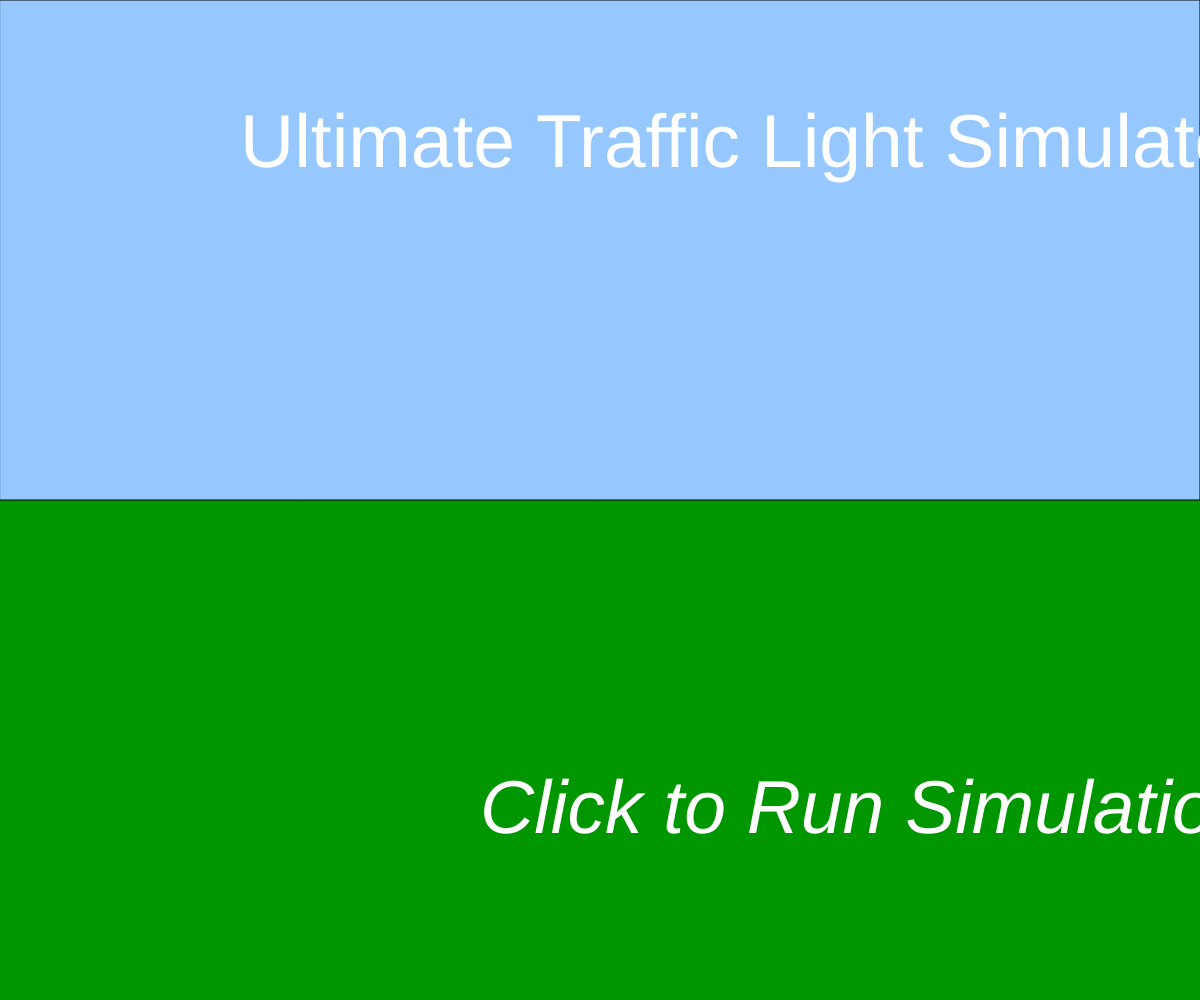
Frame 1 (no input)
Frame 60 (no input): identical to frame 1, image omitted
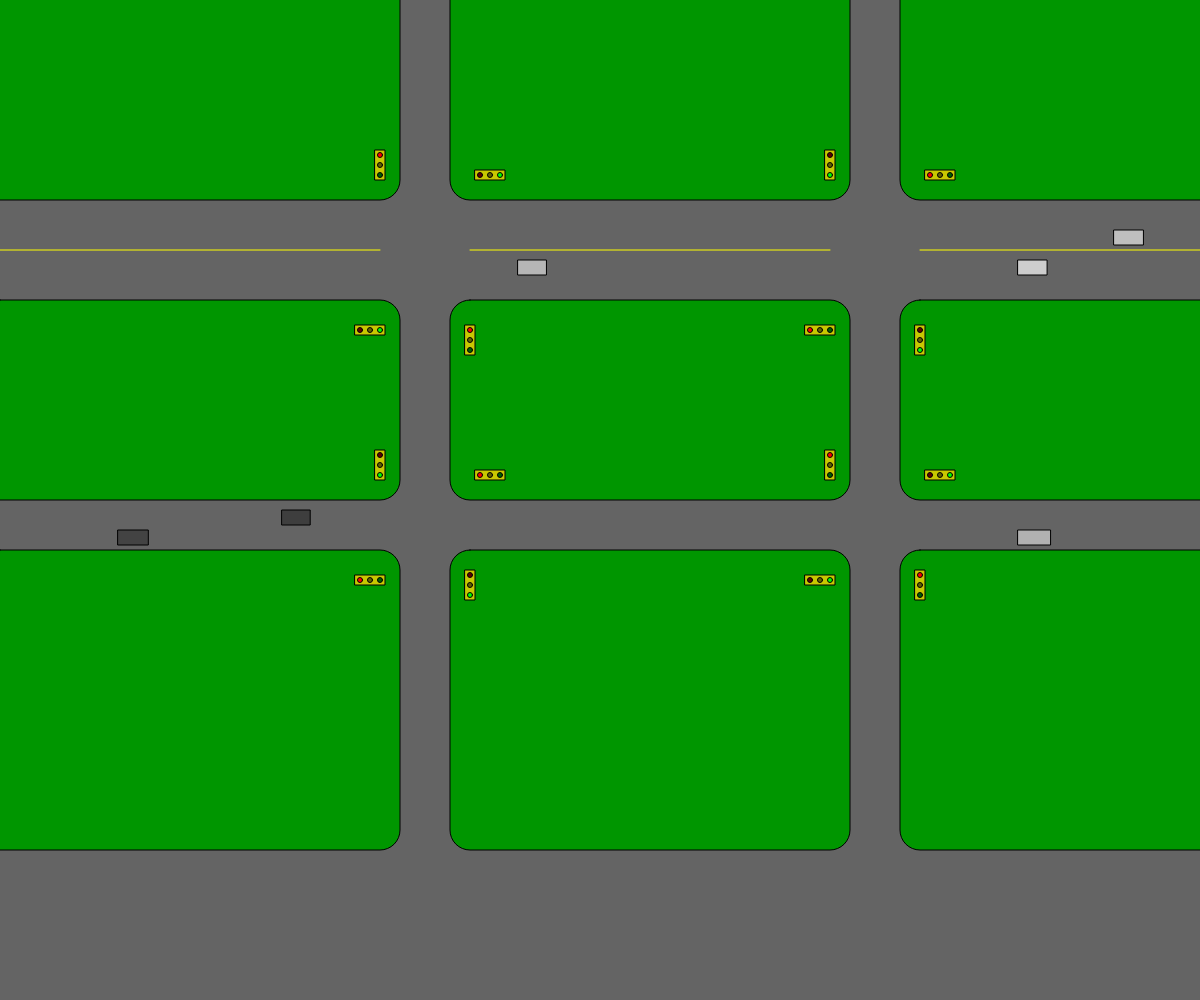
Frame 120 (the mouse pressed at the canvas centre since frame 60)

The p5.js sketch that drew these frames (run headless with seeded random() and noise() and a simulated clock; from frame 60 on, the mouse is pressed at the canvas centre):

// p5.js sketch
// ── sketch.js
// Super Ultimate Epic Traffic Light Simulator For People.
// Ammar Zaidi
// Date: Jan/13/2019
//
// Extra for Experts:
// - describe what you did to take this project "above and beyond"
let stateTitleScreen;
let state;
let stateX;
let lastTimeSwitchedColor = 0;
let lastTimeSwitchedColorX = 0;
let RED_LIGHT_DURATION = 8000;
let GREEN_LIGHT_DURATION = 6000;
let YELLOW_LIGHT_DURATION = 2000;
let elapsedTime;
let elapsedTimeX;
let intersection1lightx = 375;
let intersection1lighty = 150;
let intersection2lightx = 825;
let intersection2lighty = 150;
let intersection3lightx = 375;
let intersection3lighty = 450;
let intersection4lightx = 825;
let intersection4lighty = 450;
let x;
let y;
let dy;
let dx;
let carArray = [];
let turn = 0;
let forward = 1;
let turnright = 2;
let turnleft = 3;
let choice;
class Car{
  constructor(x, y, state, color, carwidth, carlength){
	this.x = x;
	this.y = y;
	this.dx = 2;
	this.dy = 2;
	this.color = color;
	this.state = state;
	this.stateturn = forward;
	this.carwidth = carwidth;
	this.carlength = carlength;
  }
  display(){
	fill(this.color);
	if (this.state === 2 || this.state === 4){
  	rect(this.x,this.y,this.carlength,this.carwidth);
	}
	else if (this.state === 1 || this.state === 3){
  	rect(this.x,this.y,this.carwidth,this.carlength);
	}
  }
  update(){
	if (this.stateturn === forward){
  	if (this.state === 2){
    	if (this.y === 260){
      	if (this.x+30 === 390){
        	if (stateX === 1 || stateX === 3){
          	this.x;
        	}
        	else{
          	choice = random(1, 2);
          	if (choice > 1.5){
            	this.x += this.dx;
          	}
          	else if (choice <= 2){
            	this.stateturn = turnleft;
          	}
        	}
      	}
      	else if (this.x+30 === 840){
        	if (state === 1 || state === 3){
          	this.x;
        	}
        	else{
          	choice = random(1, 2);
          	if (choice > 1.5){
            	this.x += this.dx;
          	}
          	else if (choice <= 1.5){
            	this.stateturn = turnleft;
          	}
        	}
      	}
      	else{
        	this.x += this.dx;
      	}
    	}
    	else if(this.y === 280){
      	if (this.x+30 === 400){
        	if (stateX === 1 || stateX === 3){
          	this.x;
        	}
        	else{
          	this.stateturn = turnright;
        	}
      	}
      	else if (this.x === 810){
        	if (state === 1 || state === 3){
          	this.x;
        	}
        	else{
          	this.stateturn = turnright;
        	}
      	}
      	else{
        	this.x += this.dx;
      	}
    	}
    	else if (this.y === 530){
      	if (this.x+30 === 390){
        	if (state === 1 || state === 3){
          	this.x;
        	}
        	else{
          	choice = random(1, 2);
          	if (choice > 1.6 ){
            	this.x += this.dx;
          	}
          	else if (choice > 1.3){
            	this.stateturn = turnright;
          	}
          	else if (choice <= 1.3){
            	this.stateturn = turnleft;
          	}
        	}
      	}
      	else if (this.x+30 === 840){
        	if (stateX === 1 || stateX === 3){
          	this.x;
        	}
        	else{
          	choice = random(1, 2);
          	if (choice > 1.6 ){
            	this.x += this.dx;
          	}
          	else if (choice > 1.3){
            	this.stateturn = turnright;
          	}
          	else if (choice <= 1.3){
            	this.stateturn = turnleft;
          	}
        	}
      	}
      	else{
        	this.x += this.dx;
      	}
    	}
  	}
  	else if (this.state === 3){
    	if (this.x === 404){
      	if (this.y === 160){
        	if (state === 1 || state === 3){
          	this.y;
        	}
        	else{
          	choice = random(1, 2);
          	if (choice > 1.6){
            	this.y += this.dy;
          	}
          	else if (choice > 1.3){
            	this.stateturn = turnleft;
          	}
          	else if (choice <= 1.3){
            	this.stateturn = turnright;
          	}
        	}
      	}
      	else if (this.y === 460){
        	if (stateX === 1 || stateX === 3){
          	this.y;
        	}
        	else{
          	choice = random(1, 2);
          	if (choice > 1.6){
            	this.y += this.dy;
          	}
          	else if (choice > 1.3){
            	this.stateturn = turnleft;
          	}
          	else if (choice <= 1.3){
            	this.stateturn = turnright;
          	}
        	}
      	}
      	else{
        	this.y += this.dy;
      	}
    	}
    	if (this.x === 854){
      	if (this.y === 160){
        	if (stateX === 1 || stateX === 3){
          	this.y;
        	}
        	else{
          	choice = random(1, 2);
          	if (choice > 1.6){
            	this.y += this.dy;
          	}
          	else if (choice > 1.3){
            	this.stateturn = turnleft;
          	}
          	else if (choice <= 1.3){
            	this.stateturn = turnright;
          	}
        	}
      	}
      	else if (this.y === 460){
        	if (state === 1 || state === 3){
          	this.y;
        	}
        	else{
          	choice = random(1, 2);
          	if (choice > 1.6){
            	this.y += this.dy;
          	}
          	else if (choice > 1.3){
            	this.stateturn = turnleft;
          	}
          	else if (choice <= 1.3){
            	this.stateturn = turnright;
          	}
        	}
      	}
      	else{
        	this.y += this.dy;
      	}
    	}
  	}
  	else if (this.state === 4){
    	if (this.y === 230){
      	if (this.x === 460){
        	if (stateX === 1 || stateX === 3){
          	this.x;
        	}
        	else{
          	choice = random(1, 2);
          	if (choice > 1.5){
            	this.x -= this.dx;
          	}
          	else if (choice <= 1.5){
            	this.stateturn = turnleft;
          	}
        	}
      	}
      	else if (this.x === 910){
        	if (state === 1 || state === 3){
          	this.x;
        	}
        	else{
          	choice = random(1, 2);
          	if (choice > 1.5){
            	this.x -= this.dx;
          	}
          	else if (choice <= 2){
            	this.stateturn = turnleft;
          	}
        	}
      	}
      	else {
        	this.x -= this.dx;
      	}
    	}
    	else if(this.y === 210){
      	if (this.x === 460){
        	if (stateX === 1 || stateX === 3){
          	this.x;
        	}
        	else{
          	this.stateturn = turnright;
        	}
      	}
      	else if (this.x === 910){
        	if (state === 1 || state === 3){
          	this.x;
        	}
        	else{
          	this.stateturn = turnright;
        	}
      	}
      	else{
        	this.x -= this.dx;
      	}
    	}
    	else if (this.y === 510){
      	if (this.x === 460){
        	if (state === 1 || state === 3){
          	this.x;
        	}
        	else{
          	choice = random(1, 2);
          	if (choice > 1.6){
            	this.x -= this.dx;
          	}
          	else if (choice <= 1.3){
            	this.stateturn = turnright;
          	}
          	else if (choice <= 1.6){
            	this.stateturn = turnleft;
          	}
        	}
      	}
      	else if (this.x === 910){
        	if (stateX === 1 || stateX === 3){
          	this.x;
        	}
        	else{
          	choice = random(1, 2);
          	if (choice > 1.5){
            	this.x -= this.dx;
          	}
          	else if (choice <= 2){
            	this.stateturn = turnleft;
          	}
        	}
      	}
      	else {
        	this.x -= this.dx;
      	}
    	}
  	}
  	else if (this.state === 1){
    	if (this.x === 424){
      	if (this.y === 320){
        	if (state === 1 || state === 3){
          	this.y;
        	}
        	else{
          	choice = random(1, 2);
          	if (choice > 1.6){
            	this.y -= this.dy;
          	}
          	else if (choice > 1.3){
            	this.stateturn = turnleft;
          	}
          	else if (choice <= 1.3){
            	this.stateturn = turnright;
          	}
        	}
      	}
      	else if (this.y === 560){
        	if (stateX === 1 || stateX === 3){
          	this.y;
        	}
        	else{
          	choice = random(1, 2);
          	if (choice > 1.6){
            	this.y -= this.dy;
          	}
          	else if (choice > 1.3){
            	this.stateturn = turnleft;
          	}
          	else if (choice <= 1.3){
            	this.stateturn = turnright;
          	}
        	}
      	}
      	else{
        	this.y -= this.dy;
      	}
    	}
    	else if (this.x === 874){
      	if (this.y === 320){
        	if (stateX === 1 || stateX === 3){
          	this.y;
        	}
        	else{
          	choice = random(1, 2);
          	if (choice > 1.6){
            	this.y -= this.dy;
          	}
          	else if (choice > 1.3){
            	this.stateturn = turnleft;
          	}
          	else if (choice <= 1.3){
            	this.stateturn = turnright;
          	}
        	}
      	}
      	else if (this.y === 560){
        	if (state === 1 || state === 3){
          	this.y;
        	}
        	else{
          	choice = random(1, 2);
          	if (choice > 1.6){
            	this.y -= this.dy;
          	}
          	else if (choice > 1.3){
            	this.stateturn = turnleft;
          	}
          	else if (choice <= 1.3){
            	this.stateturn = turnright;
          	}
        	}
      	}
      	else{
        	this.y -= this.dy;
      	}
    	}
  	}
	}
	//The following code is to turn right at each intersection and from each direction.
	else if (this.stateturn === turnright){
  	if (this.state === 2){
    	if (this.x + 30 === 434){
      	this.state = 3;
      	this.stateturn = forward;
    	}
    	else {
      	this.x += this.dx;
    	}
  	}
  	else if (this.state === 3){
    	if (this.y === 210){
      	this.state = 4;
      	this.stateturn = forward;
    	}
    	else if (this.y === 510){
      	this.state = 4;
      	this.stateturn = forward;
    	}
    	else {
      	this.y += this.dy;
    	}
  	}
  	else if (this.state === 4){
    	if (this.x === 424){
      	this.state = 1;
      	this.stateturn = forward;
    	}
    	else if (this.x === 874){
      	this.state = 1;
      	this.stateturn = forward;
    	}
    	else {
      	this.x -= this.dx;
    	}
  	}
  	else if (this.state === 1){
    	if (this.y === 280){
      	this.state = 2;
      	this.stateturn = forward;
    	}
    	else if (this.y === 530){
      	this.state = 2;
      	this.stateturn = forward;
    	}
    	else {
      	this.y -= this.dy;
    	}
  	}
	}
	//The following code is to turn left at each intersection and from each direction.
	else if (this.stateturn === turnleft){
  	if (this.state === 2){
    	if (this.x + 30 === 454){
      	this.state = 1;
      	this.stateturn = forward;
    	}
    	else if (this.x + 30 === 904){
      	this.state = 1;
      	this.stateturn = forward;
    	}
    	else {
      	this.x += this.dx;
    	}
  	}
  	if (this.state === 4){
    	if (this.x === 404){
      	this.state = 3;
      	this.stateturn = forward;
    	}
    	else if (this.x === 854){
      	this.state = 3;
      	this.stateturn = forward;
    	}
    	else {
      	this.x -= this.dx;
    	}
  	}
  	else if (this.state === 3){
    	if (this.y === 260){
      	this.state = 2;
      	this.stateturn = forward;
    	}
    	else if (this.y === 530){
      	this.state = 2;
      	this.stateturn = forward;
    	}
    	else {
      	this.y += this.dy;
    	}
  	}
  	else if (this.state === 1){
    	if (this.y === 230){
      	this.state = 4;
      	this.stateturn = forward;
    	}
    	else if (this.y === 510){
      	this.state = 4;
      	this.stateturn = forward;
    	}
    	else {
      	this.y -= this.dy;
    	}
  	}
	}
	if (this.state === 2){
  	if (this.x > width){
    	this.x = -30;
  	}
	}
	else if (this.state === 3 ){
  	if (this.y > height){
    	this.y = - 30;
  	}
	}
	else if (this.state === 4 ){
  	if (this.x < -30){
    	this.x = width;
  	}
	}
	else if (this.state === 1 ){
  	if (this.y < -30){
    	this.y = height+1;
  	}
	}
  //lane change code
	if (this.state === 2){
  	if (this.y === 260){
    	choice = random(1, 2);
    	if (choice > 1.999){
      	this.y = 280;
    	}
  	}
  	else if (this.y === 280){
    	choice = random(1, 2);
    	if (choice > 1.999){
      	this.y = 260;
    	}
  	}
	}
	else if (this.state === 4){
  	if (this.y === 210){
    	choice = random(1, 2);
    	if (choice > 1.999){
      	this.y = 230;
    	}
  	}
  	else if (this.y === 230){
    	choice = random(1, 2);
    	if (choice > 1.999){
      	this.y = 210;
    	}
  	}
	}
  }
}
function setup() {
  createCanvas(windowWidth, windowHeight);
  angleMode(DEGREES);
  state = 1;
  stateX = 2;
}
function draw() {
  titleScreen();
  runSimulation();
}
function titleScreen(){
  if (mouseIsPressed){
	stateTitleScreen = 2;
  }
  else{
	background(0, 150, 0);
	fill(150, 200, 255);
	rect(0, 0, width, height/2);
	textSize(75);
	fill(255);
	textStyle(NORMAL);
	text("Ultimate Traffic Light Simulator!!!", width/5, height/6);
	textStyle(ITALIC);
	text("Click to Run Simulation", width/2.5, height/1.2);
  }
}
function runSimulation(){
  if (carArray.length < 1){
	let car1 = new Car(400, 260, 2, random(255), 15, random(27, 34));
	carArray.push(car1);
	let car2 = new Car(0, 210, 4, random(255), 15, random(27, 34));
	carArray.push(car2);
	let car3 = new Car(900, 260, 2, random(255), 15, random(27, 34));
	carArray.push(car3);
	let car4 = new Car(400, 510, 4, random(255), 15, random(27, 34));
	carArray.push(car4);
	let car5 = new Car(0, 530, 2, random(255), 15, random(27, 34));
	carArray.push(car5);
	let car6 = new Car(900, 530, 2, random(255), 15, random(27, 34));
	carArray.push(car6);
  }
  if (stateTitleScreen === 2){
	layout();
	displayRects();
	checkStateChange();
	checkStateChangeX();
	displayCorrectLight();
	displayCorrectLightX();
	for (let i = carArray.length - 1; i >= 0; i--) {
  	carArray[i].display();
  	carArray[i].update();
	}
  }
}
function checkStateChange() {
  let elapsedTime = millis() - lastTimeSwitchedColor;
  if (state === 1 && elapsedTime >= RED_LIGHT_DURATION) {
	state = 2;
	lastTimeSwitchedColor = millis();
  }
  else if (state === 2 && elapsedTime >= GREEN_LIGHT_DURATION) {
	state = 3;
	lastTimeSwitchedColor = millis();
  }
  else if (state === 3 && elapsedTime >= YELLOW_LIGHT_DURATION) {
	state = 1;
	lastTimeSwitchedColor = millis();
  }
}
function checkStateChangeX() {
  let elapsedTimeX = millis() - lastTimeSwitchedColorX;
  if (stateX === 1 && elapsedTimeX >= RED_LIGHT_DURATION) {
	stateX = 2;
	lastTimeSwitchedColorX = millis();
  }
  else if (stateX === 2 && elapsedTimeX >= GREEN_LIGHT_DURATION) {
	stateX = 3;
	lastTimeSwitchedColorX = millis();
  }
  else if (stateX === 3 && elapsedTimeX >= YELLOW_LIGHT_DURATION) {
	stateX = 1;
	lastTimeSwitchedColorX = millis();
  }
}
function displayCorrectLight() {
  if (state === 1) {
	displayRedLightVertical();
  }
  else if (state === 2) {
	displayGreenLightVertical();
  }
  else if (state === 3) {
	displayYellowLightVertical();
  }
}
function displayCorrectLightX() {
  if (stateX === 1) {
	displayRedLightHorizontal();
  }
  else if (stateX === 2) {
	displayGreenLightHorizontal();
  }
  else if (stateX === 3) {
	displayYellowLightHorizontal();
  }
}
function displayRedLightVertical() {
  fill(255, 0, 0);
  ellipse(intersection1lightx+5, intersection1lighty+5, 5);
  ellipse(intersection1lightx+95, intersection1lighty+180, 5);
  ellipse(intersection4lightx+5, intersection4lighty+5, 5);
  ellipse(intersection4lightx+95, intersection4lighty+125, 5);
  fill(100, 100, 0);
  ellipse(intersection1lightx+5, intersection1lighty+15, 5);
  ellipse(intersection1lightx+95, intersection1lighty+190, 5);
  ellipse(intersection4lightx+5, intersection4lighty+15, 5);
  ellipse(intersection4lightx+95, intersection4lighty+135, 5);
  fill(0, 100, 0);
  ellipse(intersection1lightx+5, intersection1lighty+25, 5);
  ellipse(intersection1lightx+95, intersection1lighty+200, 5);
  ellipse(intersection4lightx+5, intersection4lighty+25, 5);
  ellipse(intersection4lightx+95, intersection4lighty+145, 5);
  //The other Intersections
  fill(255, 0, 0);
  ellipse(intersection2lightx+105, intersection2lighty+25, 5);
  ellipse(intersection2lightx-15, intersection2lighty+180, 5);
  ellipse(intersection3lightx+105, intersection3lighty+25, 5);
  ellipse(intersection3lightx-15, intersection3lighty+130, 5);
  fill(100, 100, 0);
  ellipse(intersection2lightx+115, intersection2lighty+25, 5);
  ellipse(intersection2lightx-5, intersection2lighty+180, 5);
  ellipse(intersection3lightx+115, intersection3lighty+25, 5);
  ellipse(intersection3lightx-5, intersection3lighty+130, 5);
  fill(0, 100, 0);
  ellipse(intersection2lightx+125, intersection2lighty+25, 5);
  ellipse(intersection2lightx+5, intersection2lighty+180, 5);
  ellipse(intersection3lightx+125, intersection3lighty+25, 5);
  ellipse(intersection3lightx+5, intersection3lighty+130, 5);
}
function displayYellowLightVertical() {
  fill(100, 0, 0);
  ellipse(intersection1lightx+5, intersection1lighty+5, 5);
  ellipse(intersection1lightx+95, intersection1lighty+180, 5);
  ellipse(intersection4lightx+5, intersection4lighty+5, 5);
  ellipse(intersection4lightx+95, intersection4lighty+125, 5);
  fill(255, 255, 0);
  ellipse(intersection1lightx+5, intersection1lighty+15, 5);
  ellipse(intersection1lightx+95, intersection1lighty+190, 5);
  ellipse(intersection4lightx+5, intersection4lighty+15, 5);
  ellipse(intersection4lightx+95, intersection4lighty+135, 5);
  fill(0, 100, 0);
  ellipse(intersection1lightx+5, intersection1lighty+25, 5);
  ellipse(intersection1lightx+95, intersection1lighty+200, 5);
  ellipse(intersection4lightx+5, intersection4lighty+25, 5);
  ellipse(intersection4lightx+95, intersection4lighty+145, 5);
  //the other Intersections
  fill(100, 0, 0);
  ellipse(intersection2lightx+105, intersection2lighty+25, 5);
  ellipse(intersection2lightx-15, intersection2lighty+180, 5);
  ellipse(intersection3lightx+105, intersection3lighty+25, 5);
  ellipse(intersection3lightx-15, intersection3lighty+130, 5);
  fill(255, 255, 0);
  ellipse(intersection2lightx+115, intersection2lighty+25, 5);
  ellipse(intersection2lightx-5, intersection2lighty+180, 5);
  ellipse(intersection3lightx+115, intersection3lighty+25, 5);
  ellipse(intersection3lightx-5, intersection3lighty+130, 5);
  fill(0, 100, 0);
  ellipse(intersection2lightx+125, intersection2lighty+25, 5);
  ellipse(intersection2lightx+5, intersection2lighty+180, 5);
  ellipse(intersection3lightx+125, intersection3lighty+25, 5);
  ellipse(intersection3lightx+5, intersection3lighty+130, 5);
}
function displayGreenLightVertical() {
  fill(100, 0, 0);
  ellipse(intersection1lightx+5, intersection1lighty+5, 5);
  ellipse(intersection1lightx+95, intersection1lighty+180, 5);
  ellipse(intersection4lightx+5, intersection4lighty+5, 5);
  ellipse(intersection4lightx+95, intersection4lighty+125, 5);
  fill(100, 100, 0);
  ellipse(intersection1lightx+5, intersection1lighty+15, 5);
  ellipse(intersection1lightx+95, intersection1lighty+190, 5);
  ellipse(intersection4lightx+5, intersection4lighty+15, 5);
  ellipse(intersection4lightx+95, intersection4lighty+135, 5);
  fill(0, 255, 0);
  ellipse(intersection1lightx+5, intersection1lighty+25, 5);
  ellipse(intersection1lightx+95, intersection1lighty+200, 5);
  ellipse(intersection4lightx+5, intersection4lighty+25, 5);
  ellipse(intersection4lightx+95, intersection4lighty+145, 5);
  //TOI
  fill(100, 0, 0);
  ellipse(intersection2lightx+105, intersection2lighty+25, 5);
  ellipse(intersection2lightx-15, intersection2lighty+180, 5);
  ellipse(intersection3lightx+105, intersection3lighty+25, 5);
  ellipse(intersection3lightx-15, intersection3lighty+130, 5);
  fill(100, 100, 0);
  ellipse(intersection2lightx+115, intersection2lighty+25, 5);
  ellipse(intersection2lightx-5, intersection2lighty+180, 5);
  ellipse(intersection3lightx+115, intersection3lighty+25, 5);
  ellipse(intersection3lightx-5, intersection3lighty+130, 5);
  fill(0, 255, 0);
  ellipse(intersection2lightx+125, intersection2lighty+25, 5);
  ellipse(intersection2lightx+5, intersection2lighty+180, 5);
  ellipse(intersection3lightx+125, intersection3lighty+25, 5);
  ellipse(intersection3lightx+5, intersection3lighty+130, 5);
}
function displayRedLightHorizontal() {
  fill(255, 0, 0);
  ellipse(intersection1lightx+105, intersection1lighty+25, 5);
  ellipse(intersection1lightx-15, intersection1lighty+180, 5);
  ellipse(intersection4lightx+105, intersection4lighty+25, 5);
  ellipse(intersection4lightx-15, intersection4lighty+130, 5);
  fill(100, 100, 0);
  ellipse(intersection1lightx+115, intersection1lighty+25, 5);
  ellipse(intersection1lightx-5, intersection1lighty+180, 5);
  ellipse(intersection4lightx+115, intersection4lighty+25, 5);
  ellipse(intersection4lightx-5, intersection4lighty+130, 5);
  fill(0, 100, 0);
  ellipse(intersection1lightx+125, intersection1lighty+25, 5);
  ellipse(intersection1lightx+5, intersection1lighty+180, 5);
  ellipse(intersection4lightx+125, intersection4lighty+25, 5);
  ellipse(intersection4lightx+5, intersection4lighty+130, 5);
  //TOI
  fill(255, 0, 0);
  ellipse(intersection2lightx+5, intersection2lighty+5, 5);
  ellipse(intersection2lightx+95, intersection2lighty+180, 5);
  ellipse(intersection3lightx+5, intersection3lighty+5, 5);
  ellipse(intersection3lightx+95, intersection3lighty+125, 5);
  fill(100, 100, 0);
  ellipse(intersection2lightx+5, intersection2lighty+15, 5);
  ellipse(intersection2lightx+95, intersection2lighty+190, 5);
  ellipse(intersection3lightx+5, intersection3lighty+15, 5);
  ellipse(intersection3lightx+95, intersection3lighty+135, 5);
  fill(0, 100, 0);
  ellipse(intersection2lightx+5, intersection2lighty+25, 5);
  ellipse(intersection2lightx+95, intersection2lighty+200, 5);
  ellipse(intersection3lightx+5, intersection3lighty+25, 5);
  ellipse(intersection3lightx+95, intersection3lighty+145, 5);
}
function displayYellowLightHorizontal() {
  fill(100, 0, 0);
  ellipse(intersection1lightx+105, intersection1lighty+25, 5);
  ellipse(intersection1lightx-15, intersection1lighty+180, 5);
  ellipse(intersection4lightx+105, intersection4lighty+25, 5);
  ellipse(intersection4lightx-15, intersection4lighty+130, 5);
  fill(255, 255, 0);
  ellipse(intersection1lightx+115, intersection1lighty+25, 5);
  ellipse(intersection1lightx-5, intersection1lighty+180, 5);
  ellipse(intersection4lightx+115, intersection4lighty+25, 5);
  ellipse(intersection4lightx-5, intersection4lighty+130, 5);
  fill(0, 100, 0);
  ellipse(intersection1lightx+125, intersection1lighty+25, 5);
  ellipse(intersection1lightx+5, intersection1lighty+180, 5);
  ellipse(intersection4lightx+125, intersection4lighty+25, 5);
  ellipse(intersection4lightx+5, intersection4lighty+130, 5);
  //TOI
  fill(100, 0, 0);
  ellipse(intersection2lightx+5, intersection2lighty+5, 5);
  ellipse(intersection2lightx+95, intersection2lighty+180, 5);
  ellipse(intersection3lightx+5, intersection3lighty+5, 5);
  ellipse(intersection3lightx+95, intersection3lighty+125, 5);
  fill(255, 255, 0);
  ellipse(intersection2lightx+5, intersection2lighty+15, 5);
  ellipse(intersection2lightx+95, intersection2lighty+190, 5);
  ellipse(intersection3lightx+5, intersection3lighty+15, 5);
  ellipse(intersection3lightx+95, intersection3lighty+135, 5);
  fill(0, 100, 0);
  ellipse(intersection2lightx+5, intersection2lighty+25, 5);
  ellipse(intersection2lightx+95, intersection2lighty+200, 5);
  ellipse(intersection3lightx+5, intersection3lighty+25, 5);
  ellipse(intersection3lightx+95, intersection3lighty+145, 5);
}
function displayGreenLightHorizontal() {
  fill(100, 0, 0);
  ellipse(intersection1lightx+105, intersection1lighty+25, 5);
  ellipse(intersection1lightx-15, intersection1lighty+180, 5);
  ellipse(intersection4lightx+105, intersection4lighty+25, 5);
  ellipse(intersection4lightx-15, intersection4lighty+130, 5);
  fill(100, 100, 0);
  ellipse(intersection1lightx+115, intersection1lighty+25, 5);
  ellipse(intersection1lightx-5, intersection1lighty+180, 5);
  ellipse(intersection4lightx+115, intersection4lighty+25, 5);
  ellipse(intersection4lightx-5, intersection4lighty+130, 5);
  fill(0, 255, 0);
  ellipse(intersection1lightx+125, intersection1lighty+25, 5);
  ellipse(intersection1lightx+5, intersection1lighty+180, 5);
  ellipse(intersection4lightx+125, intersection4lighty+25, 5);
  ellipse(intersection4lightx+5, intersection4lighty+130, 5);
  //TOI
  fill(100, 0, 0);
  ellipse(intersection2lightx+5, intersection2lighty+5, 5);
  ellipse(intersection2lightx+95, intersection2lighty+180, 5);
  ellipse(intersection3lightx+5, intersection3lighty+5, 5);
  ellipse(intersection3lightx+95, intersection3lighty+125, 5);
  fill(100, 100, 0);
  ellipse(intersection2lightx+5, intersection2lighty+15, 5);
  ellipse(intersection2lightx+95, intersection2lighty+190, 5);
  ellipse(intersection3lightx+5, intersection3lighty+15, 5);
  ellipse(intersection3lightx+95, intersection3lighty+135, 5);
  fill(0, 255, 0);
  ellipse(intersection2lightx+5, intersection2lighty+25, 5);
  ellipse(intersection2lightx+95, intersection2lighty+200, 5);
  ellipse(intersection3lightx+5, intersection3lighty+25, 5);
  ellipse(intersection3lightx+95, intersection3lighty+145, 5);
}
function displayRects(){
  //vertical Rects
  fill(200, 200, 0);
  rect(intersection1lightx, intersection1lighty, 10, 30);
  rect(intersection1lightx+90, intersection1lighty+175, 10, 30);
  rect(intersection2lightx, intersection2lighty, 10, 30);
  rect(intersection2lightx+90, intersection2lighty+175, 10, 30);
  rect(intersection3lightx, intersection3lighty, 10, 30);
  rect(intersection3lightx+90, intersection3lighty+120, 10, 30);
  rect(intersection4lightx, intersection4lighty, 10, 30);
  rect(intersection4lightx+90, intersection4lighty+120, 10, 30);
  //horizontal Rects
  rect(intersection1lightx+100, intersection1lighty+20, 30, 10);
  rect(intersection1lightx-20, intersection1lighty+175, 30, 10);
  rect(intersection2lightx+100, intersection2lighty+20, 30, 10);
  rect(intersection2lightx-20, intersection2lighty+175, 30, 10);
  rect(intersection3lightx+100, intersection3lighty+20, 30, 10);
  rect(intersection3lightx-20, intersection3lighty+125, 30, 10);
  rect(intersection4lightx+100, intersection4lighty+20, 30, 10);
  rect(intersection4lightx-20, intersection4lighty+125, 30, 10);
}
function layout(){
  background(100);
  fill(0,150, 0);
  rect(-20, -20, 420, 220, 20);
  rect(450, -20, 400, 220, 20);
  rect(900, -20, 720, 220, 20);
  rect(-20, 300, 420, 200, 20);
  rect(450, 300, 400, 200, 20);
  rect(900, 300, 720, 200, 20);
  rect(-20, 550, 420, 300, 20);
  rect(450, 550, 400, 300, 20);
  rect(900, 550, 720, 300, 20);
  stroke(255, 255, 0);
  line(0, 250, 380, 250);
  line(470, 250, 830, 250);
  line(920, 250, width, 250);
  stroke(0);
}
